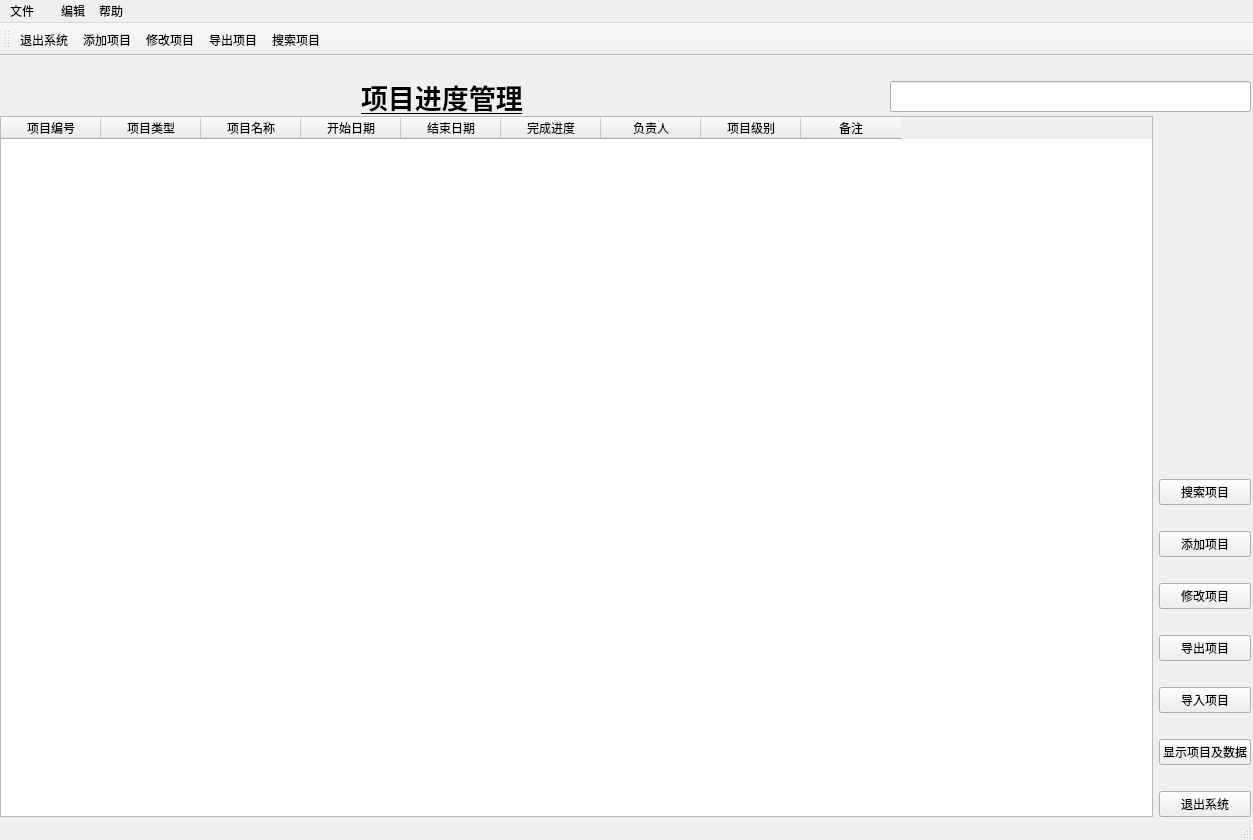
<?xml version="1.0" encoding="UTF-8"?>
<ui version="4.0">
 <class>MainWindow</class>
 <widget class="QMainWindow" name="MainWindow">
  <property name="geometry">
   <rect>
    <x>0</x>
    <y>0</y>
    <width>1253</width>
    <height>840</height>
   </rect>
  </property>
  <property name="windowTitle">
   <string>项目一览</string>
  </property>
  <property name="windowIcon">
   <iconset resource="../picture.qrc">
    <normaloff>:/登录.png</normaloff>:/登录.png</iconset>
  </property>
  <widget class="QWidget" name="centralwidget">
   <widget class="QWidget" name="layoutWidget">
    <property name="geometry">
     <rect>
      <x>0</x>
      <y>10</y>
      <width>1251</width>
      <height>51</height>
     </rect>
    </property>
    <layout class="QVBoxLayout" name="verticalLayout">
     <item>
      <spacer name="verticalSpacer">
       <property name="orientation">
        <enum>Qt::Vertical</enum>
       </property>
       <property name="sizeHint" stdset="0">
        <size>
         <width>20</width>
         <height>40</height>
        </size>
       </property>
      </spacer>
     </item>
     <item>
      <layout class="QHBoxLayout" name="horizontalLayout">
       <item>
        <spacer name="horizontalSpacer">
         <property name="orientation">
          <enum>Qt::Horizontal</enum>
         </property>
         <property name="sizeHint" stdset="0">
          <size>
           <width>40</width>
           <height>20</height>
          </size>
         </property>
        </spacer>
       </item>
       <item>
        <widget class="QLabel" name="label">
         <property name="font">
          <font>
           <family>Agency FB</family>
           <pointsize>20</pointsize>
           <weight>75</weight>
           <bold>true</bold>
           <underline>true</underline>
          </font>
         </property>
         <property name="text">
          <string>项目进度管理</string>
         </property>
        </widget>
       </item>
       <item>
        <spacer name="horizontalSpacer_2">
         <property name="orientation">
          <enum>Qt::Horizontal</enum>
         </property>
         <property name="sizeHint" stdset="0">
          <size>
           <width>40</width>
           <height>20</height>
          </size>
         </property>
        </spacer>
       </item>
       <item>
        <widget class="QLineEdit" name="lineEditUser_Id">
         <property name="font">
          <font>
           <family>Agency FB</family>
           <pointsize>12</pointsize>
           <weight>75</weight>
           <bold>true</bold>
          </font>
         </property>
        </widget>
       </item>
      </layout>
     </item>
    </layout>
   </widget>
   <widget class="QWidget" name="layoutWidget">
    <property name="geometry">
     <rect>
      <x>0</x>
      <y>60</y>
      <width>1251</width>
      <height>701</height>
     </rect>
    </property>
    <layout class="QHBoxLayout" name="horizontalLayout_2">
     <item>
      <widget class="QTableWidget" name="tableWidget">
       <column>
        <property name="text">
         <string>项目编号</string>
        </property>
       </column>
       <column>
        <property name="text">
         <string>项目类型</string>
        </property>
       </column>
       <column>
        <property name="text">
         <string>项目名称</string>
        </property>
       </column>
       <column>
        <property name="text">
         <string>开始日期</string>
        </property>
       </column>
       <column>
        <property name="text">
         <string>结束日期</string>
        </property>
       </column>
       <column>
        <property name="text">
         <string>完成进度</string>
        </property>
       </column>
       <column>
        <property name="text">
         <string>负责人</string>
        </property>
       </column>
       <column>
        <property name="text">
         <string>项目级别</string>
        </property>
       </column>
       <column>
        <property name="text">
         <string>备注</string>
        </property>
       </column>
      </widget>
     </item>
     <item>
      <layout class="QVBoxLayout" name="verticalLayout_3">
       <item>
        <spacer name="verticalSpacer_5">
         <property name="orientation">
          <enum>Qt::Vertical</enum>
         </property>
         <property name="sizeHint" stdset="0">
          <size>
           <width>20</width>
           <height>40</height>
          </size>
         </property>
        </spacer>
       </item>
       <item>
        <widget class="QPushButton" name="pButtonSelect">
         <property name="text">
          <string>搜索项目</string>
         </property>
        </widget>
       </item>
       <item>
        <spacer name="verticalSpacer_8">
         <property name="orientation">
          <enum>Qt::Vertical</enum>
         </property>
         <property name="sizeType">
          <enum>QSizePolicy::Fixed</enum>
         </property>
         <property name="sizeHint" stdset="0">
          <size>
           <width>20</width>
           <height>20</height>
          </size>
         </property>
        </spacer>
       </item>
       <item>
        <layout class="QVBoxLayout" name="verticalLayout_2">
         <item>
          <widget class="QPushButton" name="pButtonAdd">
           <property name="text">
            <string>添加项目</string>
           </property>
          </widget>
         </item>
         <item>
          <spacer name="verticalSpacer_4">
           <property name="orientation">
            <enum>Qt::Vertical</enum>
           </property>
           <property name="sizeType">
            <enum>QSizePolicy::Fixed</enum>
           </property>
           <property name="sizeHint" stdset="0">
            <size>
             <width>20</width>
             <height>20</height>
            </size>
           </property>
          </spacer>
         </item>
         <item>
          <widget class="QPushButton" name="pButtonchange">
           <property name="text">
            <string>修改项目</string>
           </property>
          </widget>
         </item>
         <item>
          <spacer name="verticalSpacer_7">
           <property name="orientation">
            <enum>Qt::Vertical</enum>
           </property>
           <property name="sizeType">
            <enum>QSizePolicy::Fixed</enum>
           </property>
           <property name="sizeHint" stdset="0">
            <size>
             <width>20</width>
             <height>20</height>
            </size>
           </property>
          </spacer>
         </item>
         <item>
          <widget class="QPushButton" name="pButtonExport">
           <property name="text">
            <string>导出项目</string>
           </property>
          </widget>
         </item>
         <item>
          <spacer name="verticalSpacer_6">
           <property name="orientation">
            <enum>Qt::Vertical</enum>
           </property>
           <property name="sizeType">
            <enum>QSizePolicy::Fixed</enum>
           </property>
           <property name="sizeHint" stdset="0">
            <size>
             <width>20</width>
             <height>20</height>
            </size>
           </property>
          </spacer>
         </item>
         <item>
          <widget class="QPushButton" name="pButtonImport">
           <property name="text">
            <string>导入项目</string>
           </property>
          </widget>
         </item>
         <item>
          <spacer name="verticalSpacer_3">
           <property name="orientation">
            <enum>Qt::Vertical</enum>
           </property>
           <property name="sizeType">
            <enum>QSizePolicy::Fixed</enum>
           </property>
           <property name="sizeHint" stdset="0">
            <size>
             <width>20</width>
             <height>20</height>
            </size>
           </property>
          </spacer>
         </item>
         <item>
          <widget class="QPushButton" name="pButtonshow">
           <property name="text">
            <string>显示项目及数据</string>
           </property>
          </widget>
         </item>
         <item>
          <spacer name="verticalSpacer_2">
           <property name="orientation">
            <enum>Qt::Vertical</enum>
           </property>
           <property name="sizeType">
            <enum>QSizePolicy::Fixed</enum>
           </property>
           <property name="sizeHint" stdset="0">
            <size>
             <width>20</width>
             <height>20</height>
            </size>
           </property>
          </spacer>
         </item>
         <item>
          <widget class="QPushButton" name="pButtonExit">
           <property name="text">
            <string>退出系统</string>
           </property>
          </widget>
         </item>
        </layout>
       </item>
      </layout>
     </item>
    </layout>
   </widget>
  </widget>
  <widget class="QMenuBar" name="menubar">
   <property name="geometry">
    <rect>
     <x>0</x>
     <y>0</y>
     <width>1253</width>
     <height>26</height>
    </rect>
   </property>
   <widget class="QMenu" name="menuFile">
    <property name="title">
     <string>文件</string>
    </property>
    <addaction name="actionMenuOpen"/>
    <addaction name="actionMenuExit"/>
   </widget>
   <widget class="QMenu" name="menuAdd">
    <property name="title">
     <string/>
    </property>
   </widget>
   <widget class="QMenu" name="menuEdit">
    <property name="title">
     <string>编辑</string>
    </property>
    <addaction name="actionMenuAdd"/>
    <addaction name="actionMenuChange"/>
   </widget>
   <widget class="QMenu" name="menuHelp">
    <property name="title">
     <string>帮助</string>
    </property>
    <addaction name="actionquestion"/>
   </widget>
   <addaction name="menuFile"/>
   <addaction name="menuAdd"/>
   <addaction name="menuEdit"/>
   <addaction name="menuHelp"/>
  </widget>
  <widget class="QStatusBar" name="statusbar"/>
  <widget class="QToolBar" name="toolBar">
   <property name="windowTitle">
    <string>toolBar</string>
   </property>
   <attribute name="toolBarArea">
    <enum>TopToolBarArea</enum>
   </attribute>
   <attribute name="toolBarBreak">
    <bool>false</bool>
   </attribute>
   <addaction name="actionTlbExit"/>
   <addaction name="actionTlbAdd"/>
   <addaction name="actionTlbChange"/>
   <addaction name="actionTlbExport"/>
   <addaction name="actionTlbSelect"/>
  </widget>
  <action name="actionMenuOpen">
   <property name="text">
    <string>打开</string>
   </property>
  </action>
  <action name="actionMenuExit">
   <property name="text">
    <string>退出</string>
   </property>
  </action>
  <action name="actionTlbExit">
   <property name="text">
    <string>退出系统</string>
   </property>
  </action>
  <action name="actionTlbAdd">
   <property name="text">
    <string>添加项目</string>
   </property>
  </action>
  <action name="actionTlbChange">
   <property name="text">
    <string>修改项目</string>
   </property>
  </action>
  <action name="actionMenuAdd">
   <property name="text">
    <string>添加项目</string>
   </property>
  </action>
  <action name="actionMenuChange">
   <property name="text">
    <string>修改项目</string>
   </property>
  </action>
  <action name="actionTlbExport">
   <property name="text">
    <string>导出项目</string>
   </property>
  </action>
  <action name="actionTlbSelect">
   <property name="text">
    <string>搜索项目</string>
   </property>
  </action>
  <action name="actionquestion">
   <property name="text">
    <string>出现错误？</string>
   </property>
  </action>
 </widget>
 <resources>
  <include location="../picture.qrc"/>
 </resources>
 <connections/>
</ui>
